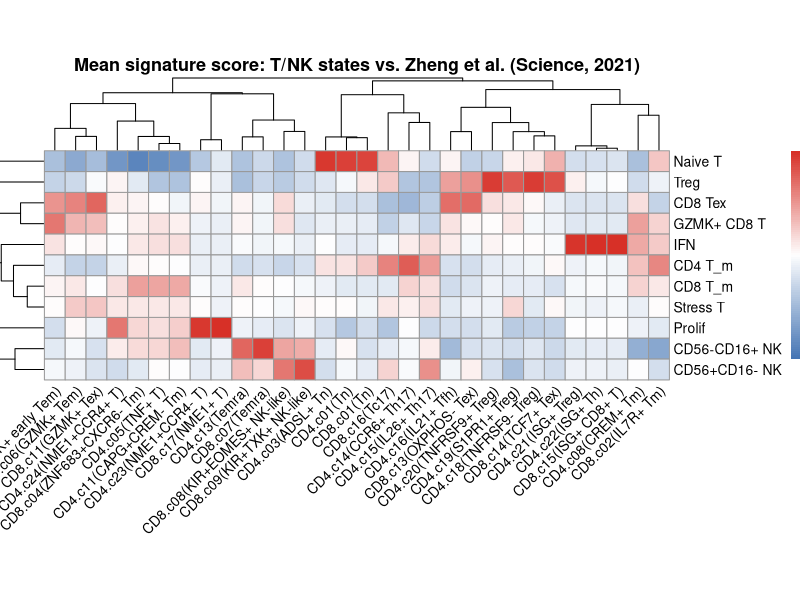
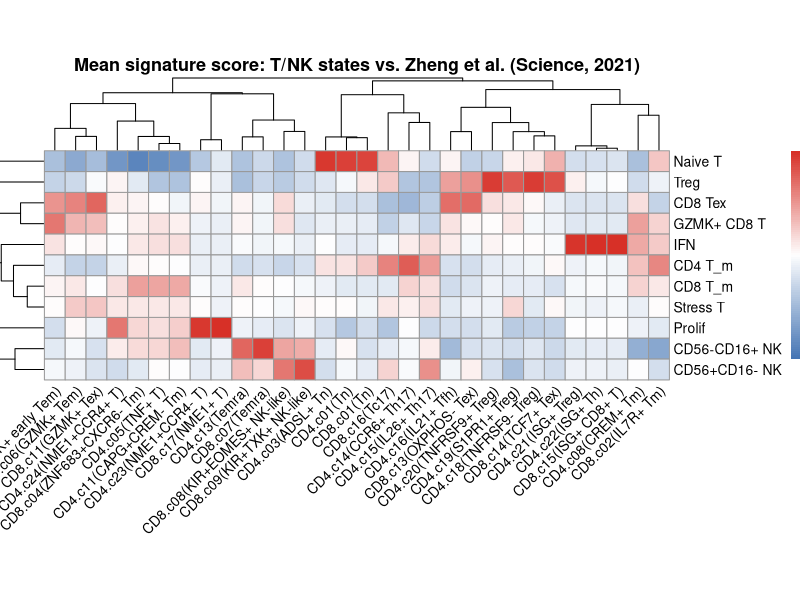

Reproduce these figures in R, in order.
# Mean score of published T cell signatures (Zheng et al., Science 2021) in each T/NK state.
#
# Reads  ../data/panel_data/tnk_signature_scores.tsv   (written by ../pipeline/99b_export_tnk_panels.R)
# Writes signature_scores_tnk_states.pdf and signature_scores_tnk_states.png next to this script.
#
# tnk_signature_scores.tsv holds, for every state and every one of the 40 meta-cluster signatures,
# the mean AddModuleScore of the state's cells. Here each signature is z-scored across the 11
# states, and only the three signatures with the highest z in each state are drawn (30 of 40).
# z is truncated at +-3; rows and columns are ordered by hierarchical clustering of the drawn
# values (Euclidean distance, complete linkage, pheatmap defaults). States are named as in the object.

suppressPackageStartupMessages(library(pheatmap))

TNK_STATES <- c("GZMK+ CD8 T", "CD8 Tex", "CD8 T_m", "CD4 T_m", "CD56-CD16+ NK", "Stress T",
                "CD56+CD16- NK", "Prolif", "Treg", "Naive T", "IFN")
TOP_N <- 3

sc <- read.delim("../data/panel_data/tnk_signature_scores.tsv", check.names = FALSE)
stopifnot(all(sc$tnk_state %in% TNK_STATES))
signatures <- unique(sc$signature)

# state x signature matrix of mean module scores. Rows enter the clustering in alphabetical order of
# the state name, as they did in the analysis (rowsum() sorts them); the order of equal-distance
# leaves in the dendrogram depends on it.
states <- sort(TNK_STATES)
mean_mat <- matrix(sc$mean_score[match(paste(rep(states, times = length(signatures)),
                                              rep(signatures, each = length(states))),
                                        paste(sc$tnk_state, sc$signature))],
                   nrow = length(states), dimnames = list(states, signatures))
stopifnot(!anyNA(mean_mat))

z_all <- scale(mean_mat)                 # each signature across the states
z_all[is.na(z_all)] <- 0
top <- unique(unlist(apply(z_all, 1, function(r) names(sort(r, decreasing = TRUE))[seq_len(TOP_N)])))
z_shown <- z_all[, colnames(z_all) %in% top, drop = FALSE]      # columns keep their original order
z_plot  <- pmin(pmax(z_shown, -3), 3)

# page size grows with the labels, 15 pt cells
ov <- max(nchar(colnames(z_plot))) * 0.05
w  <- ncol(z_plot) * 15 / 72 + max(nchar(rownames(z_plot))) * 0.07 + 2 * ov + 2.6
h  <- nrow(z_plot) * 15 / 72 + ov + 1.3

pdf(NULL)                                # text is measured on a device; nothing is drawn here
ph <- pheatmap(z_plot, cluster_rows = TRUE, cluster_cols = TRUE, angle_col = 45,
               cellwidth = 15, cellheight = 15,
               color = colorRampPalette(c("#4575B4", "white", "#D73027"))(100),
               breaks = seq(-3, 3, length.out = 101),
               main = "Mean signature score: T/NK states vs. Zheng et al. (Science, 2021)",
               silent = TRUE)
invisible(dev.off())

pdf("signature_scores_tnk_states.pdf", width = w, height = h)
grid::grid.draw(ph$gtable)
invisible(dev.off())
png("signature_scores_tnk_states.png", width = w, height = h, units = "in", res = 300, bg = "white")
grid::grid.newpage()
grid::grid.draw(ph$gtable)
invisible(dev.off())
